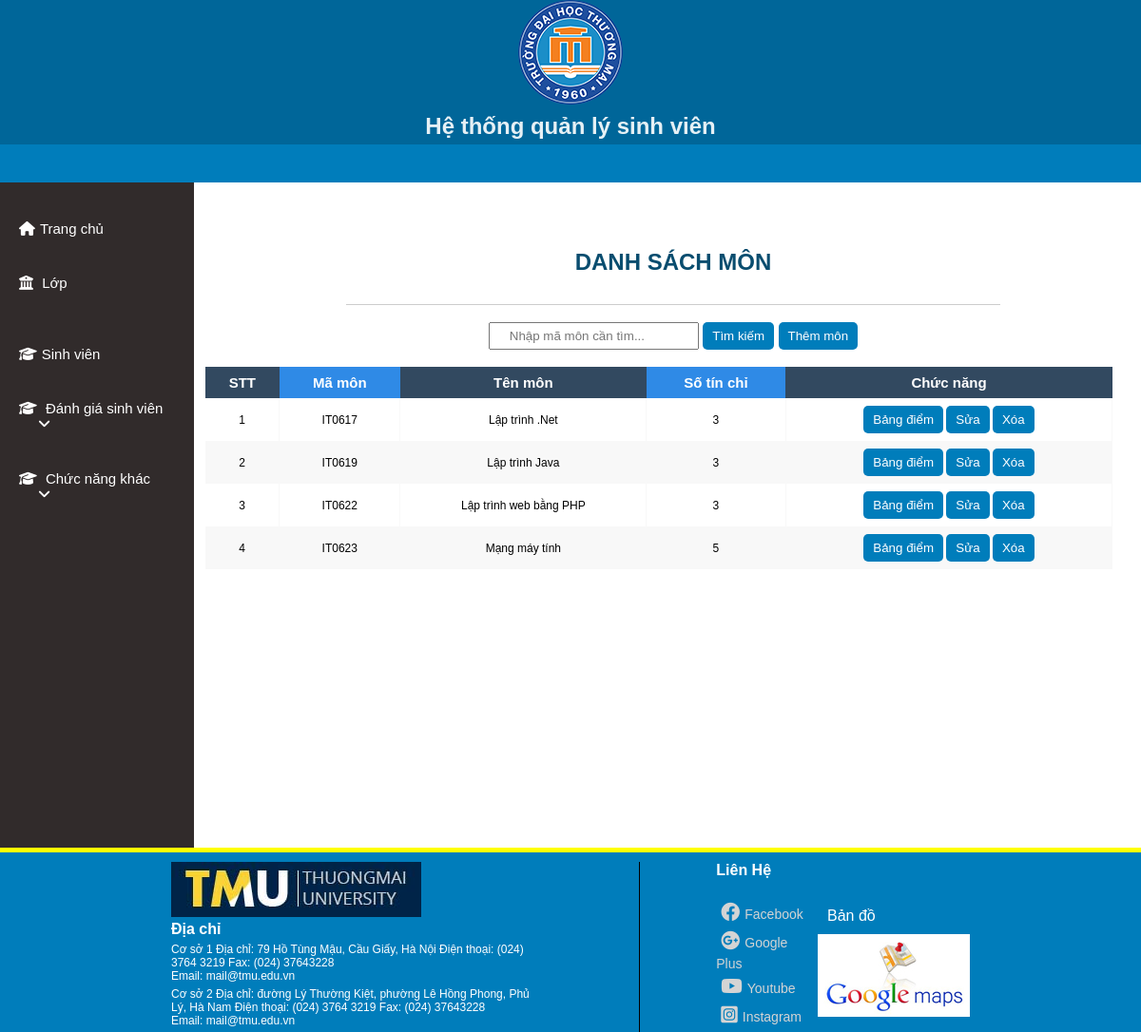
The page /quanlymon/showmon.php on the database its author committed.
### tables this page shows
CREATE TABLE `mon` (
  `MaMon` varchar(11) NOT NULL,
  `TenMon` varchar(50) NOT NULL,
  `SoTC` int(5) NOT NULL
);

### quanlymon/showmon.php (the view, shortened to what this page needs)
<?php
    $conn = mysqli_connect("localhost", "root", "08122001tT", "datasv") or die("Connection failed !");
    mysqli_set_charset($conn, 'utf8');
    $sql = "select * from mon";
    $query = mysqli_query($conn, $sql);
    $mon = array();
    if ($query){
        while ($row = mysqli_fetch_assoc($query)){
            $mon[] = $row;
        }
    }
?>
<!DOCTYPE html>
<html lang="en">
<head>
    <link rel="stylesheet"
          href="../styleAdmin.css">
    <link rel="stylesheet"
          href="https://cdnjs.cloudflare.com/ajax/libs/font-awesome/6.1.1/css/all.min.css">
</head>
<body>
    <?php include("../header.php"); ?>
    <?php include("../nav.php"); ?>
    <section>
        <div class="section-contain">
            <?php include("../menu.php"); ?>
            <div id="showFunction">
                <div class="head_title">
                    <h1>DANH SÁCH MÔN</h1>
                </div>
                <br>
                <form action="timkiemmon.php"
                      method="get">
                    <input type="text"
                           name="ma_mon"
                           class="input-css"
                           placeholder="Nhập mã môn cần tìm...">
                    <button type="submit"
                            name="submit"
                            class="btn-submit-css">Tìm kiếm</button>
                    <input onclick="window.location = 'themmon.php'"
                           type="button"
                           value="Thêm môn"
                           class="btn-submit-css" /> <br> <br>
                </form>
                <div class="table wrapper">
                    <table class="fl-table">
                        <thead>
                            <tr>
                                <th>STT</th>
                                <th>Mã môn</th>
                                <th>Tên môn</th>
                                <th>Số tín chỉ</th>
                                <th>Chức năng</th>
                            </tr>
                        </thead>
                        <?php
            $i = 0;
            foreach ($mon as $item){ ?>
                        <td><?php $i++; echo $i; ?></td>
                        <td><?php echo $item['MaMon']; ?></td>
                        <td><?php echo $item['TenMon']; ?></td>
                        <td><?php echo $item['SoTC']; ?></td>
                        <td>
                            <form method="post"
                                  action="xoamon.php">
                                <input onclick="window.location = '../quanlydiem/xemdiemmon.php?id=<?php echo $item['MaMon'] ?>'"
                                       type="button"
                                       class="btn-submit-css"
                                       value="Bảng điểm">
                                <input onclick="window.location = 'suamon.php?id=<?php echo $item['MaMon']; ?>'"
                                       type="button"
                                       class="btn-submit-css"
                                       value="Sửa" />
                                <input onclick="return confirm('Bạn có chắc muốn xóa không?');"
                                       type="submit"
                                       class="btn-submit-css"
                                       name="delete"
                                       value="Xóa" />
                            </form>
                        </td>
                        </tr>
                        <tr>
                            <?php } ?>
                    </table>
                </div>
            </div>
        </div>
    </section>
    <?php include("../footer.php"); ?>
</body>
</html>

### styleAdmin.css (style rules this page uses)
* { padding: 0; margin: 0; box-sizing: border-box; font-family: sans-serif; }
section { text-align: center; }
#showFunction { margin: 40px 0 0 5px; height:100%; float: right; width: 82%; border-radius: 5px; }
.fl-table { border-radius: 5px; font-size: 15px; font-weight: normal; border: none; width: 97%; border-collapse: collapse; white-space: nowrap; background-color: white; margin-right: 10px; }
.fl-table td, .fl-table th { text-align: center; padding: 8px; }
.fl-table td { border-right: 1px solid #f8f8f8; font-size: 12px; }
.fl-table thead th { color: #ffffff; background: #2f8ae6; }
.fl-table thead th:nth-child(odd) { color: #ffffff; background: #324960; }
.fl-table tr:nth-child(even) { background: #F8F8F8; }
h1 { margin: 30px; color:#094d6f; }
.head_title { margin: 0 auto; width : 70%; align-items: center; text-align: center; border-bottom: 1px solid #ccc; }
.input-css { padding: 5px 20px; outline: none; }
.btn-submit-css { padding: 7px 10px; border: none; background-color: #007dbb; color: white; border-radius: 5px; cursor: pointer; }

### rows shown on the page
mon: MaMon "IT0617", TenMon "Lập trình .Net", SoTC "3"
mon: MaMon "IT0619", TenMon "Lập trình Java", SoTC "3"
mon: MaMon "IT0622", TenMon "Lập trình web bằng PHP", SoTC "3"
mon: MaMon "IT0623", TenMon "Mạng máy tính", SoTC "5"
